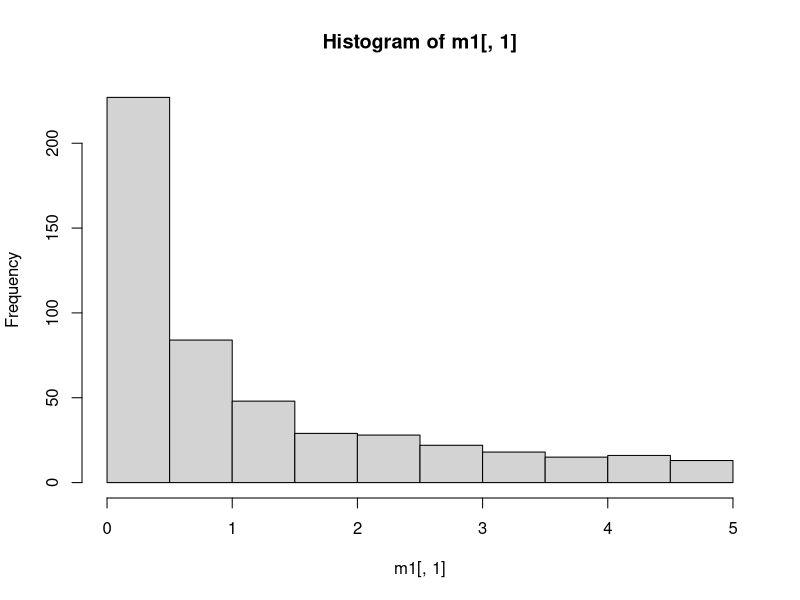
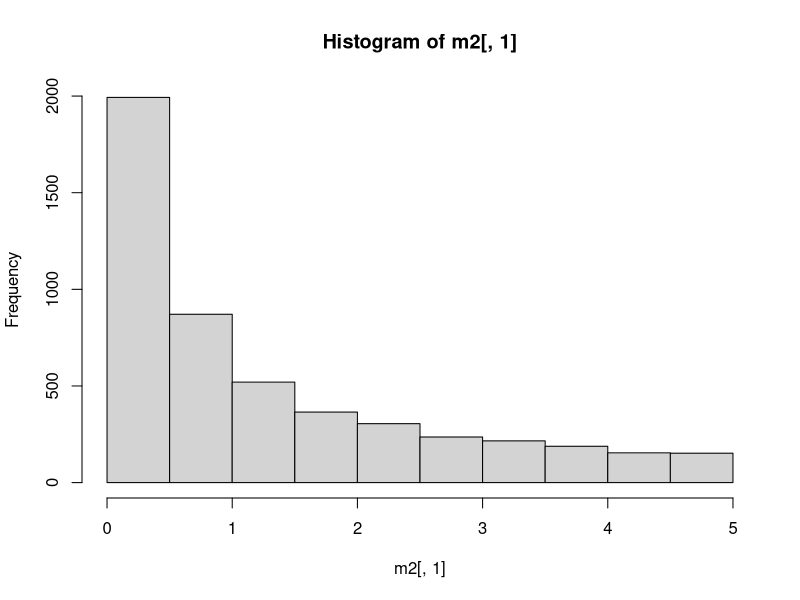
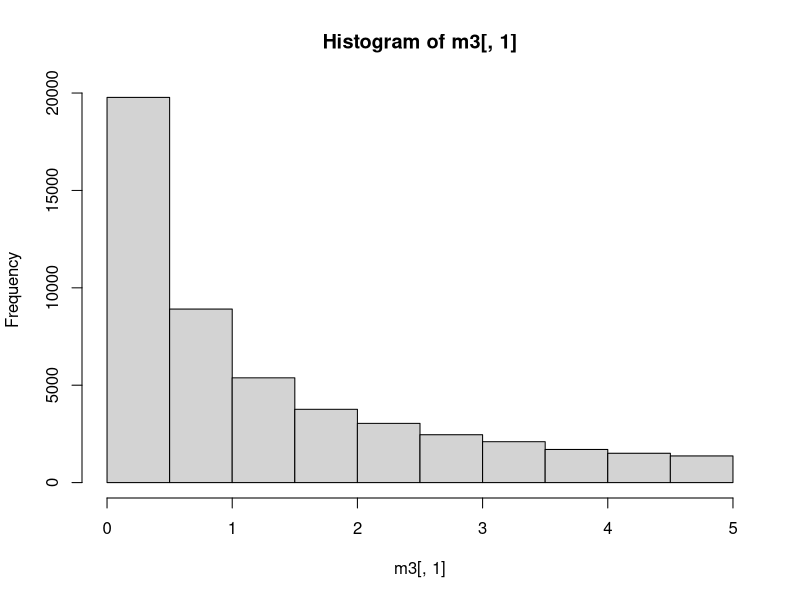

Source code (R) for these figures, in order:
# Metropolis-Hastings algorithm ==============================================
proposal_function <- function(phi, c = 1) {
  # proposal_function(phi, c) will return a random draw from the proposal
  # distribution given curren observation, phi, and constant, c.
  prop <- 0
  reps <- 1
  maxReps <- 100000
  
  # The function `rbeta` can return either 0 or 1, but this shouldn't happen
  # so if either a 0 or 1 is generated, we will discard it and draw again.
  while ((prop == 0 | prop == 1) & reps < maxReps) {
    prop <- rbeta(1, c * phi, c * (1 - phi))
    reps <- reps + 1
  }
  if (reps == maxReps) {
    stop("Sampler is jammed.")
  }
  return(prop)
}

proposal_prob <- function(x, phi, c = 1) {
  # Returns the probability that a proposal, x, came from a beta distribution
  # with scale parameters c*phi, and c * (1-phi)
  return(dbeta(x, c * phi, c * (1 - phi)))
}

stationary_prob <- function(x, a = 6, b = 4) {
  # Returns the probability that an observation came from a beta distribution
  # with scale parameters a and b
  return(dbeta(x, a, b))
}

run_mh <- function(c = 1, startingPoint = runif(1), numIters = 10000, burnIn = 0, thinning = 0) {
  # run_mh(c, startingPoint, numIters, burnIn, thinning) will use the 
  # Metropolis-Hastings algorithm to sample from a beta distribution with
  # scale parameters a = 6 and b = 4.  The width parameter, c, adjusts the
  # width of the proposal distribution.  Optional arguments include the 
  # starting position of the Markov chain, startingPoint; the number of
  # iterations in the Markov chain, numIters; the number of samples to
  # discard for burn in, burnIn; and the number of samples that should be
  # discarded between consecutive draws of the chain, thinning.
  # The default value of thinning does not discard any samples.
  # run_mh returns the chain after discarding elements due to burn in and
  # thinning.
  m <- matrix( , nrow = numIters)
  xprev <- startingPoint
  
  for (iter in 1:numIters) {
    proposal <- proposal_function(xprev)
    
    a1 <- stationary_prob(proposal) / stationary_prob(xprev)
    a2 <- proposal_prob(xprev, proposal, c) / proposal_prob(proposal, xprev, c)
    
    a <- a1 * a2
    
    if (a > 1) {
      xprev <- proposal
    } else {
      if (runif(1) < a) {
        xprev <- proposal
      }
    }
    m[iter] <- xprev
  }
  m <- m[seq(burnIn+1, numIters, by=(thinning+1))]
  return(m)
}
# end of Metropolis-Hastings =================================================



# Gibbs sampling =============================================================
sample_conditional_distribution <- function(lambda, B = 5){
  # Draws a random sample from the conditional distribution of x given y or 
  # y given x
  return(qexp(runif(1, 0, pexp(B, lambda)), lambda))
}
###Report###
#We use the Inverse Transform method to draw a random sample value.
#Since x and y ranges over (0,B) for any given B>0, we need to cut off our domain for the quantile function.
#It turns out that our domain should be (0,F(B)) where F is the cdf of exponential(lamda), and clearly this interval is a subset of (0,1).
#We randomly pick any value from (0,F(B)) and if this random value is evaluated at exponential quantile, it will gives us some random value between 0 and B. Now, the function returns it.
############


run_gibbs <- function(numIter = 500) {
  # run_gibbs(numIter) draws numIter random samples using Gibbs sampling
  m <- matrix( , nrow = numIter, ncol = 2) #We first make a matrix which will contain our sample values.
  m[1,] <- runif(2) #first row will be filled with initial values, which is random in (0,1).
  for (iter in 2:numIter) {
    m[iter,1] <- sample_conditional_distribution(m[iter-1, 2])
    m[iter,2] <- sample_conditional_distribution(m[iter, 1])
  } #Iteratively, previously stored value will work as a lamda in the next rnadom sample.
  return(m)
}


m1<-run_gibbs(500)
m2<-run_gibbs(5000)
m3<-run_gibbs(50000)
#Store the result matrix for case T=500,5000, AND 50000 into m1,m2, and m3 respectively.
hist(m1[,1])
hist(m2[,1])
hist(m3[,1])
#Histogram of x values of each case
#From the histogram, we see that the larger the sample values, the smoother the histogram is

#We will now calculate the approximate expected value:
s1<-sum(m1[,1])
s2<-sum(m2[,1])
s3<-sum(m3[,1])
#s1,s2, and s3 are sum of all the x-values for each case.
mean1<-(1/500)*s1
mean2<-(1/5000)*s2
mean3<-(1/50000)*s3
print(mean1)
print(mean2)
print(mean3)

#We can say the sample mean of these will converge in distribution to true expectation (near 1.27 in this case).
#Probability theory based on this approach is Strong Law of Large Numbers.
#We might argue that T=500,5000 and 50000 can be large enough (even we can say "almost infinite") to apply this theorem.
# end of Gibbs samping =======================================================



# K-Means ====================================================================
intersectionOverUnion <- function(groundTruthLabels, predictedLabels) {
  # intersectionOverUnion(groundTruthLabels, predictedLabels) computes the
  # intersection over union metric for multiclass classification problems.
  # This algorithm is commonly used in the field of computer vision when
  # characterizing the performance of image segmentation algorithms.
  # This metric lives in the interval (0,1], with higher values corresponding
  # to better classification.
  #
  # Briefly, for each class we compute the IOU as defined in section 5.4 of:
  # http://host.robots.ox.ac.uk:8080/pascal/VOC/voc2012/devkit_doc.pdf
  # The overall IOU is computed by taking a weighted average of each class'
  # IOU where the weight is equal to the proportion of data that truly belong
  # to a given class.
  
  numLevels <- nlevels(groundTruthLabels)
  IOU <- 0
  for (i in 1:numLevels) {
    IOU <- IOU + ((sum(groundTruthLabels == i & predictedLabels == i) /
                  sum(groundTruthLabels == i | predictedLabels == i)) * 
                  mean(groundTruthLabels == i))
  }
  return(IOU)
}
reorderClusts <- function(clust, newOrder) {
  # reorderClusts reassigns the values in cluster labels clust with the values
  # specified in the vector newOrder
  clust[clust == 1] = 4
  clust[clust == 2] = 5
  clust[clust == 3] = 6
  clust[clust == 4] = newOrder[1]
  clust[clust == 5] = newOrder[2]
  clust[clust == 6] = newOrder[3]
  return(clust)
}

findBestIOU <- function(groundTruthLabels, predictedLabels) {
  # findBestIOU(groundTruthLabels, predictedLabels) attempts to solve the 
  # cluster correspondence problem between ground truth and predicted
  # cluster labels. It tests each of the 6 possible orderings and
  # returns the best IOU of the 6 orderings
  curBest <- 0
  pl123 <- as.factor(reorderClusts(predictedLabels, c(1,2,3)))
  pl132 <- as.factor(reorderClusts(predictedLabels, c(1,3,2)))
  pl213 <- as.factor(reorderClusts(predictedLabels, c(2,1,3)))
  pl231 <- as.factor(reorderClusts(predictedLabels, c(2,3,1)))
  pl312 <- as.factor(reorderClusts(predictedLabels, c(3,1,2)))
  pl321 <- as.factor(reorderClusts(predictedLabels, c(3,2,1)))
  
  tmp <- intersectionOverUnion(groundTruthLabels, pl123)
  if (curBest < tmp) {
    curBest <- tmp
  }
  tmp <- intersectionOverUnion(groundTruthLabels, pl132)
  if (curBest < tmp) {
    curBest <- tmp
  }
  tmp <- intersectionOverUnion(groundTruthLabels, pl213)
  if (curBest < tmp) {
    curBest <- tmp
  }
  tmp <- intersectionOverUnion(groundTruthLabels, pl231)
  if (curBest < tmp) {
    curBest <- tmp
  }
  tmp <- intersectionOverUnion(groundTruthLabels, pl312)
  if (curBest < tmp) {
    curBest <- tmp
  }
  tmp <- intersectionOverUnion(groundTruthLabels, pl321)
  if (curBest < tmp) {
    curBest <- tmp
  }
  return(curBest)
}

ed <- function(x, y) {
  # returns the Euclidean distance between vectors x and y
  return(sqrt(sum((x-y)^2)))
}

pd2 <- function(x, y) {
  # Computes the pairwise euclidean distance between rows of 
  # the matrix x and rows of the matrix y.
  numX <- length(x[,1])
  numY <- length(y[,1])
  D <- matrix( , nrow = numX, ncol = numY)
  for (i in 1:numX) {
    for (j in 1:numY) {
      D[i,j] <- ed(x[i,], y[j,])
    }
  }
  return(D)
}

assignToCluster <- function(D) {
  # Find the index of the minimum entry in each row of the distance matrix D
  numObs <- length(D[,1])
  cluster <- matrix( , nrow = numObs)
  for (i in 1:numObs) {
    cluster[i] <- which.min(D[i,])
  }
  return(cluster)
}

updateClusterMeans <- function(data, cluster) {
  numC <- length(unique(cluster))
  clusterMeans <- matrix( , nrow = numC, ncol = length(data[1,]))
  for (c in unique(cluster)) {
    clusterMeans[c,] <- colMeans(data[cluster == c,])
  }
  return(clusterMeans)
}

km <- function(data, startingConditions, maxNumIters = 100) {
  # km(data, startingConditions) performs k-means clustering on data starting
  # from initial conditions in the variable startingConditions.  It returns a
  # label for each observation (row) in data.
  
  iter <- 1
  hasConverged <- F
  
  if (length(startingConditions == 1)) {
    oldClusterMeans <- data[sample(length(data), startingConditions),]
  } else {
    oldClusterMeans <- startingConditions
  }
  
  while (iter < maxNumIters & hasConverged == F) {
    cluster <- assignToCluster(pd2(data, oldClusterMeans))
    newClusterMeans <- updateClusterMeans(data, cluster)
    
    # Check for convergence; here the model is said to converge if the
    # cluster means do not move in subsequent iterations
    if (all(oldClusterMeans  == newClusterMeans)) {
      hasConverged = T
    } else {
      oldClusterMeans <- newClusterMeans
      iter <- iter + 1
    }
  }
  
  if (iter == maxNumIters & hasConverged == F) {
    warning("Algorithm failed to converge before iteration limit reached")
  } else {
    cat("Algorithm converged in ", iter, " iterations.\n")
  }
  return(cluster)
}
# end of K-Means =============================================================
